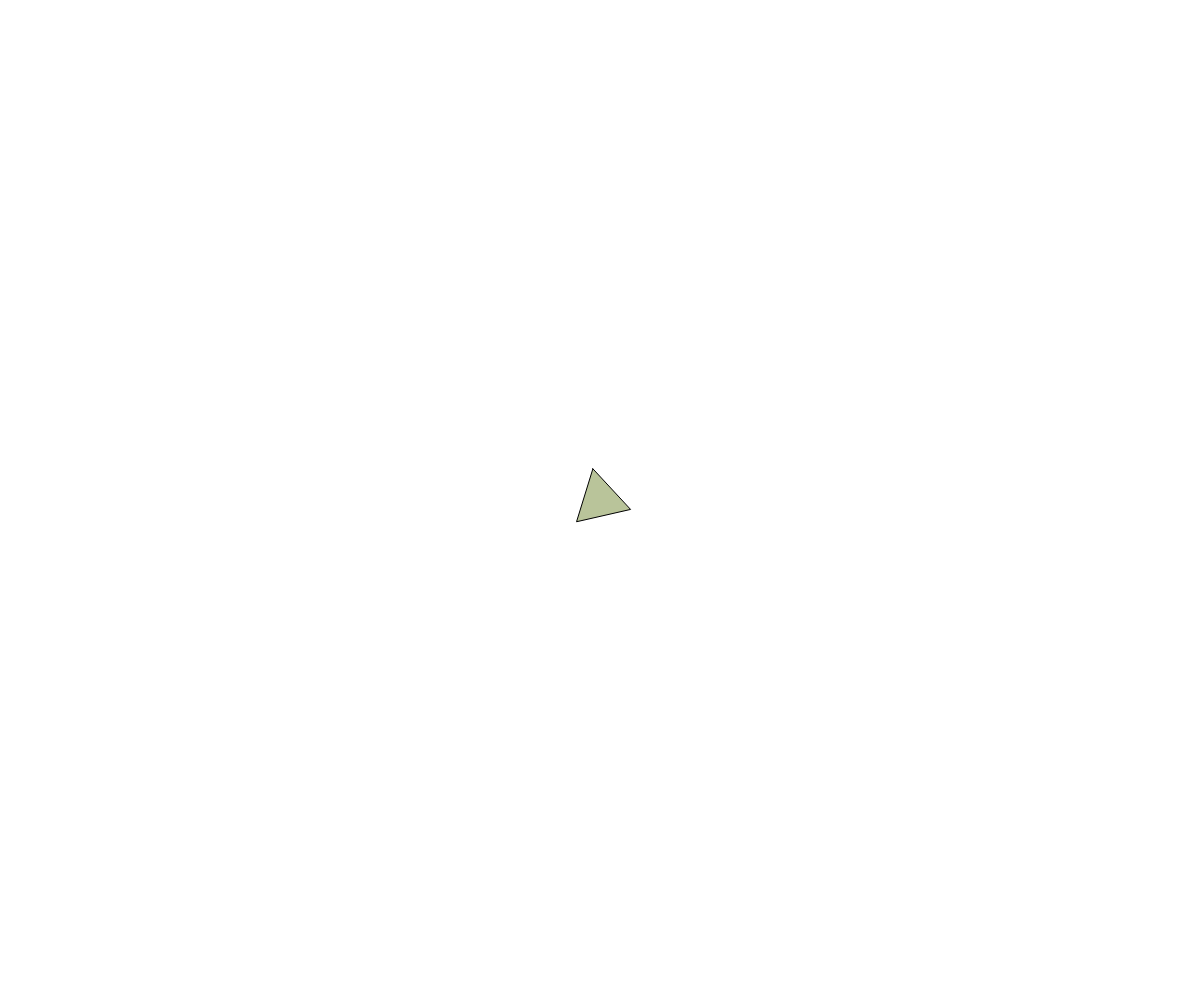
Frame 1 (no input)
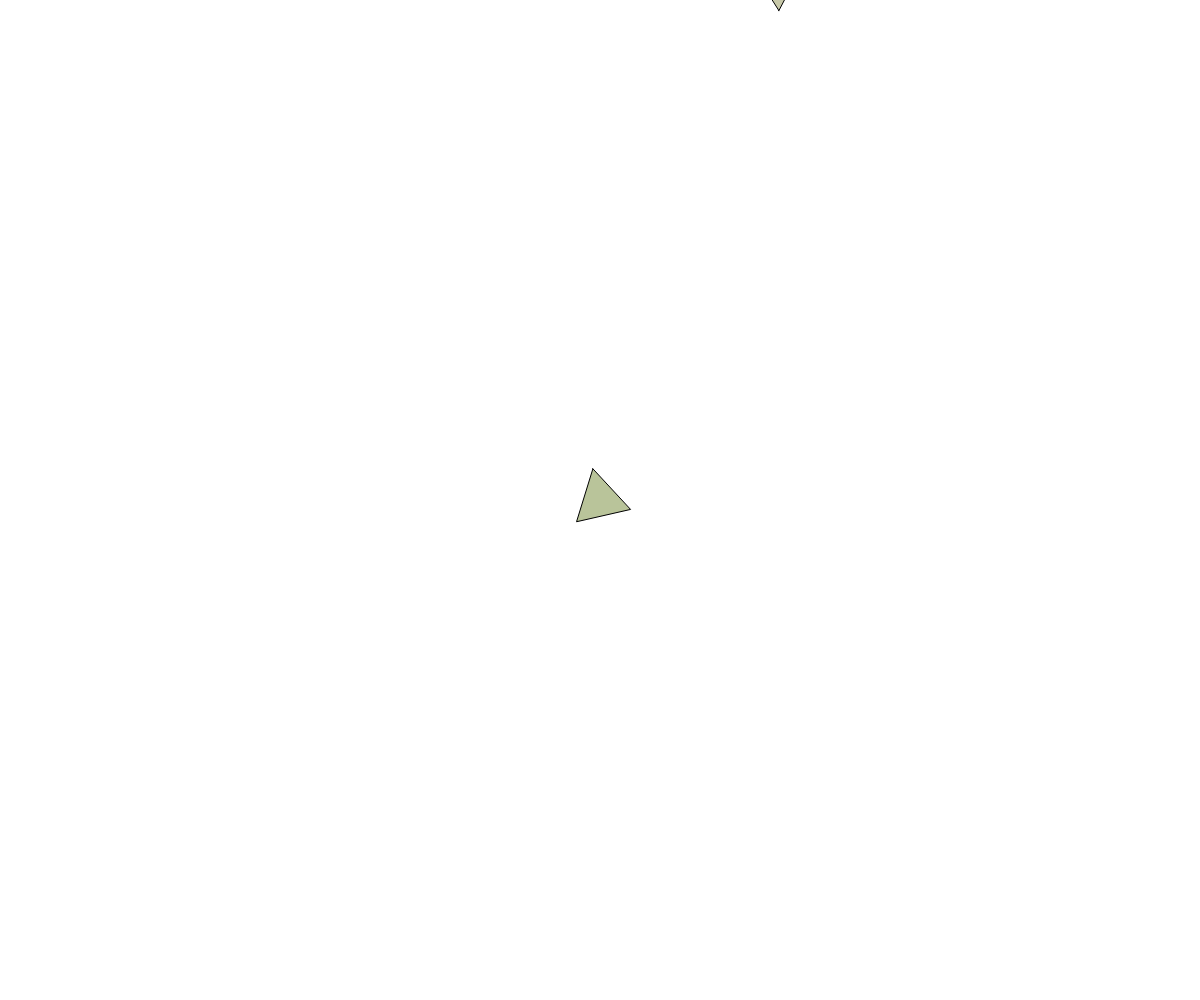
Frame 60 (no input)
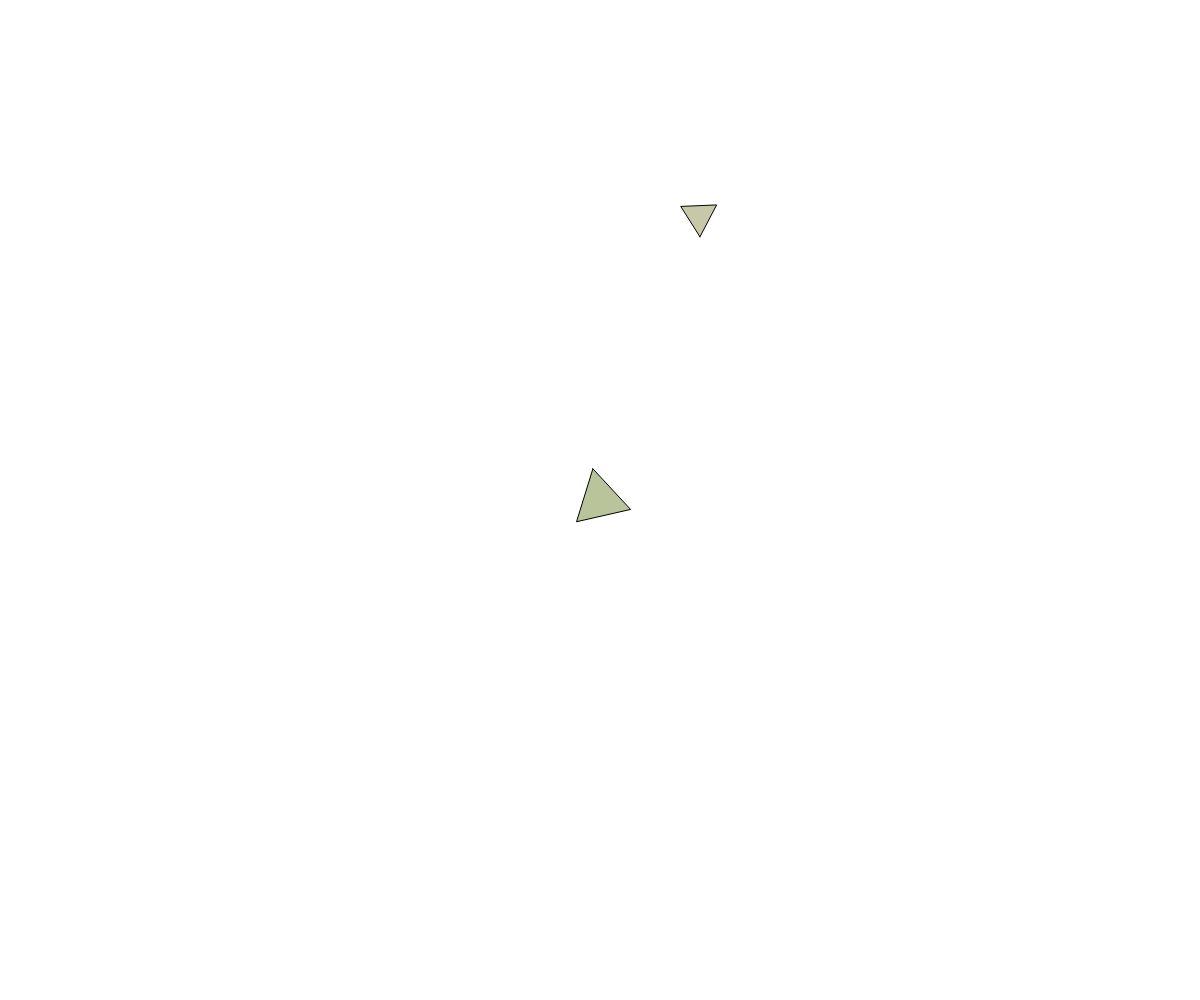
Frame 120 (the mouse pressed at the canvas centre since frame 60)

The p5.js sketch that drew these frames (run headless with seeded random() and noise() and a simulated clock; from frame 60 on, the mouse is pressed at the canvas centre):

// p5.js sketch
// ── sketch.js
class Triangle {
  constructor(x, y, size) {
    this.pos = createVector(x, y);
    this.vel = createVector(0, 0);
    this.acc = createVector(0, 0);
    this.size = size || random(20, 40);
    this.angle = random(TWO_PI);
    this.angularVel = 0;
    this.angularAcc = 0;
    this.mass = this.size * this.size;
    this.momentOfInertia = this.mass * this.size * this.size / 6;
    this.color = color(random(360), random(20, 40), random(60, 80), 0.7);
    
    // Physics parameters
    this.attractionStrength = 15.0;
    this.maxSpeed = 4;
    this.friction = 0.98;
    this.angularFriction = 0.95;
    this.isLocked = false;
  }

  calculateVertices() {
    let r = this.size * 0.8;
    return [
      createVector(
        this.pos.x + cos(this.angle) * r,
        this.pos.y + sin(this.angle) * r
      ),
      createVector(
        this.pos.x + cos(this.angle + TWO_PI/3) * r,
        this.pos.y + sin(this.angle + TWO_PI/3) * r
      ),
      createVector(
        this.pos.x + cos(this.angle + 2*TWO_PI/3) * r,
        this.pos.y + sin(this.angle + 2*TWO_PI/3) * r
      )
    ];
  }

  findContactPoints(other) {
    let vertices1 = this.calculateVertices();
    let vertices2 = other.calculateVertices();
    let contacts = [];
    let minDist = this.size * 0.1; // Contact threshold

    // Check each vertex against each edge
    for (let i = 0; i < 3; i++) {
      let edge1Start = vertices1[i];
      let edge1End = vertices1[(i + 1) % 3];

      for (let j = 0; j < 3; j++) {
        let point = vertices2[j];
        let distToEdge = this.pointToLineDistance(point, edge1Start, edge1End);
        
        if (distToEdge < minDist) {
          let normal = this.calculateEdgeNormal(edge1Start, edge1End);
          contacts.push({
            point: point,
            normal: normal,
            depth: minDist - distToEdge
          });
        }
      }

      // Check vertices1 against edges2
      let point = vertices1[i];
      for (let j = 0; j < 3; j++) {
        let edge2Start = vertices2[j];
        let edge2End = vertices2[(j + 1) % 3];
        let distToEdge = this.pointToLineDistance(point, edge2Start, edge2End);

        if (distToEdge < minDist) {
          let normal = this.calculateEdgeNormal(edge2Start, edge2End).mult(-1);
          contacts.push({
            point: point,
            normal: normal,
            depth: minDist - distToEdge
          });
        }
      }
    }

    return contacts;
  }

  calculateEdgeNormal(start, end) {
    let edge = p5.Vector.sub(end, start);
    let normal = createVector(-edge.y, edge.x).normalize();
    return normal;
  }

  pointToLineDistance(p, a, b) {
    let ab = p5.Vector.sub(b, a);
    let ap = p5.Vector.sub(p, a);
    let projection = p5.Vector.dot(ap, ab) / ab.magSq();
    
    if (projection >= 0 && projection <= 1) {
      let perpendicular = p5.Vector.sub(
        p,
        p5.Vector.add(a, p5.Vector.mult(ab, projection))
      );
      return perpendicular.mag();
    }
    
    return min(p5.Vector.dist(p, a), p5.Vector.dist(p, b));
  }

  resolveContact(other, contacts) {
    if (this.isLocked && other.isLocked) return;
    
    for (let contact of contacts) {
      // Calculate relative velocity at contact point
      let r1 = p5.Vector.sub(contact.point, this.pos);
      let r2 = p5.Vector.sub(contact.point, other.pos);
      
      let v1 = p5.Vector.add(this.vel, 
        createVector(-r1.y * this.angularVel, r1.x * this.angularVel));
      let v2 = p5.Vector.add(other.vel,
        createVector(-r2.y * other.angularVel, r2.x * other.angularVel));
      
      let relativeVel = p5.Vector.sub(v1, v2);
      let normalVel = p5.Vector.dot(relativeVel, contact.normal);
      
      // Apply sliding force
      let tangent = createVector(-contact.normal.y, contact.normal.x);
      let tangentVel = p5.Vector.dot(relativeVel, tangent);
      
      // Calculate impulse
      // Calculate cross products for torque
    let cross1 = r1.x * contact.normal.y - r1.y * contact.normal.x;
    let cross2 = r2.x * contact.normal.y - r2.y * contact.normal.x;
    
    let torqueCoeff1 = cross1 * cross1 / this.momentOfInertia;
    let torqueCoeff2 = cross2 * cross2 / other.momentOfInertia;
      
      let j = -(1 + 0.1) * normalVel / 
              (1/this.mass + 1/other.mass + torqueCoeff1 + torqueCoeff2);
      
      if (!this.isLocked) {
        this.vel.add(p5.Vector.mult(contact.normal, j/this.mass));
        let torque1 = r1.x * contact.normal.y * j - r1.y * contact.normal.x * j;
        this.angularVel += torque1 / this.momentOfInertia;
      }
      
      if (!other.isLocked) {
        other.vel.sub(p5.Vector.mult(contact.normal, j/other.mass));
        let torque2 = r2.x * contact.normal.y * j - r2.y * contact.normal.x * j;
        other.angularVel -= torque2 / other.momentOfInertia;
      }
      
      // Apply position correction
      let correction = contact.depth * 0.8;
      if (!this.isLocked) this.pos.add(p5.Vector.mult(contact.normal, correction * 0.5));
      if (!other.isLocked) other.pos.sub(p5.Vector.mult(contact.normal, correction * 0.5));
    }
  }

  attract(center) {
    if (this.isLocked) return createVector(0, 0);
    
    let force = p5.Vector.sub(center.pos, this.pos);
    let distance = force.mag();
    force.normalize();
    let strength = this.attractionStrength * (distance / 100);
    force.mult(strength);
    return force;
  }

  update() {
    if (this.isLocked) return;
    
    // Update linear motion
    this.vel.add(this.acc);
    this.vel.limit(this.maxSpeed);
    this.pos.add(this.vel);
    this.vel.mult(this.friction);
    
    // Update angular motion
    this.angularVel += this.angularAcc;
    this.angularVel *= this.angularFriction;
    this.angle += this.angularVel;
    
    this.acc.mult(0);
    this.angularAcc = 0;
    
    // Check for settling
    if (this.vel.mag() < 0.05 && abs(this.angularVel) < 0.001) {
      this.isLocked = true;
    }
  }

  applyForce(force) {
    if (this.isLocked) return;
    let f = p5.Vector.div(force, this.mass);
    this.acc.add(f);
  }

  show() {
    push();
    colorMode(HSB, 360, 100, 100, 1);
    stroke(0);
    strokeWeight(1);
    fill(this.color);
    
    beginShape();
    let vertices = this.calculateVertices();
    for (let v of vertices) {
      vertex(v.x, v.y);
    }
    endShape(CLOSE);
    pop();
  }
}

let triangles = [];
let centerTriangle;
let canSpawnNew = true;

function setup() {
  createCanvas(windowWidth, windowHeight);
  colorMode(HSB, 360, 100, 100, 1);
  background(255);
  
  centerTriangle = new Triangle(width/2, height/2, 40);
  centerTriangle.isLocked = true;
  triangles.push(centerTriangle);
}

function draw() {
  background(255);
  
  // Check if we can spawn a new triangle
  let allSettled = triangles.every(t => t.isLocked);
  
  if (allSettled && triangles.length < 50 && canSpawnNew) {
    let angle = random(TWO_PI);
    let radius = max(width, height) * 0.6;
    let x = width/2 + cos(angle) * radius;
    let y = height/2 + sin(angle) * radius;
    triangles.push(new Triangle(x, y));
    canSpawnNew = false;
  }
  
  // Update triangles
  for (let i = 0; i < triangles.length; i++) {
    let t1 = triangles[i];
    
    if (!t1.isLocked) {
      // Apply attraction to center
      let force = t1.attract(centerTriangle);
      t1.applyForce(force);
      
      // Check contacts with other triangles
      for (let j = 0; j < triangles.length; j++) {
        if (i !== j) {
          let t2 = triangles[j];
          let contacts = t1.findContactPoints(t2);
          if (contacts.length > 0) {
            t1.resolveContact(t2, contacts);
          }
        }
      }
    }
    
    t1.update();
    
    // Check if settled
    if (t1.isLocked && !canSpawnNew) {
      canSpawnNew = true;
    }
  }
  
  // Draw all triangles
  for (let triangle of triangles) {
    triangle.show();
  }
}

function windowResized() {
  resizeCanvas(windowWidth, windowHeight);
}
